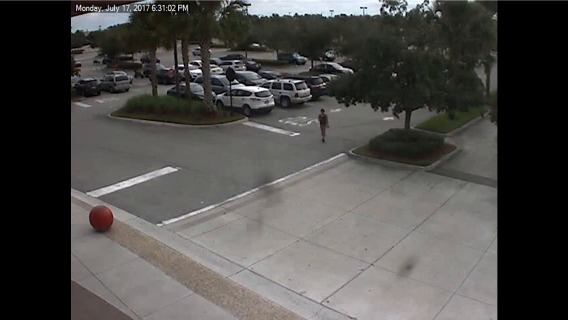
#> input picture frame 30 of ex9/parking_lot.mp4, 568 x 320 px
$ python ex9.py
#> lines starting #> are read from the running program, lines starting #| are printed output that depends on the picture; after the words box and inside, x2 and y2 are one past the last pixel; in counts of white or black regions, pixels touching at a corner belong together
import cv2

# Load video
video = cv2.VideoCapture("parking_lot.mp4")

# Create background subtractor
fgbg = cv2.createBackgroundSubtractorMOG2(history=500, varThreshold=50, detectShadows=True)

while True:
    ret, frame = video.read()
#> frame is the input picture: shape (320, 568, 3); mean B, G, R 72.9, 75.4, 76.9
    if not ret:
        break

    # Convert to grayscale
    gray = cv2.cvtColor(frame, cv2.COLOR_BGR2GRAY)

    # Apply background subtraction
    fgmask = fgbg.apply(gray)
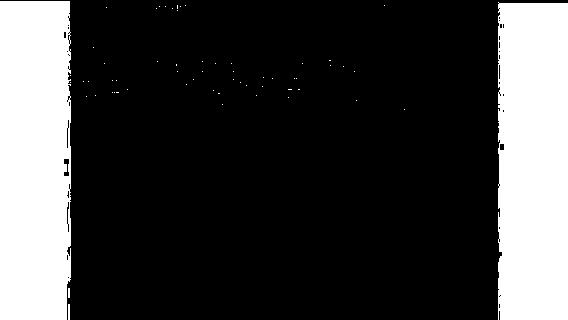
#> fgmask: shape (320, 568); values 127 (black) and 255 (white), 24.3% white; 60 white regions (56 under 20 px), largest, box (x1, y1, x2, y2) and area: (0, 1, 71, 320) 22141, (498, 2, 568, 320) 21954, (68, 304, 70, 320) 32, (68, 288, 70, 298) 20

    # Apply morphological operations to remove noise
    kernel = cv2.getStructuringElement(cv2.MORPH_ELLIPSE, (5, 5))
    fgmask = cv2.morphologyEx(fgmask, cv2.MORPH_OPEN, kernel)
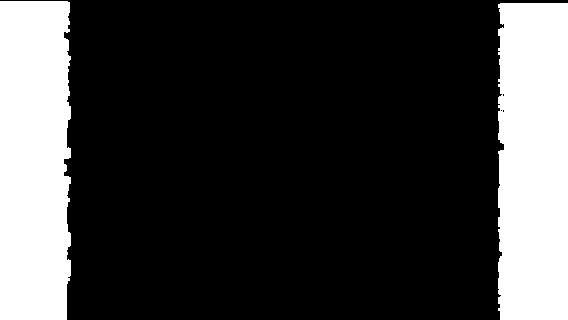
#> fgmask: shape (320, 568); values 127 (black) and 255 (white), 24% white; 2 white regions, box (x1, y1, x2, y2) and area: (0, 1, 71, 320) 21849, (498, 3, 568, 320) 21823

    # Find contours of moving objects
    contours, _ = cv2.findContours(fgmask, cv2.RETR_EXTERNAL, cv2.CHAIN_APPROX_SIMPLE)
#> contours = [[[0, 0], [0, 319], [567, 319], [567, 0]]]

    for contour in contours:
        if cv2.contourArea(contour) > 500:  # Ignore small objects
            x, y, w, h = cv2.boundingRect(contour)
            cv2.rectangle(frame, (x, y), (x + w, y + h), (0, 255, 0), 2)
#> this loop made 1 pass
#> (contour, x, y, w, h) on pass 1: ([[0, 0], [0, 319], [567, 319], [567, 0]], 0, 0, 568, 320)
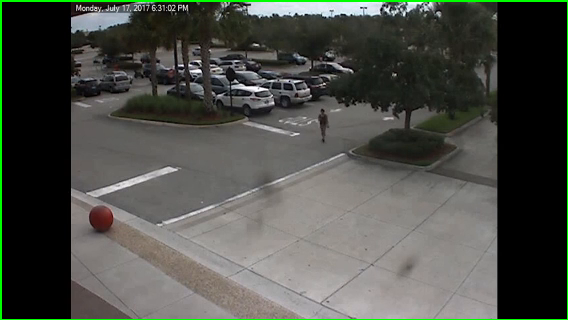
#> frame: shape (320, 568, 3); 1.46% of pixels changed, all inside (x1, y1, x2, y2) = (0, 0, 568, 320)

    # Show video output
    cv2.imshow("Moving Object Detection", frame)
    cv2.imshow("Foreground Mask", fgmask)

    # Exit on pressing 'q'
    if cv2.waitKey(30) & 0xFF == ord('q'):
#> (key q is pressed here)
        break

video.release()
cv2.destroyAllWindows()
